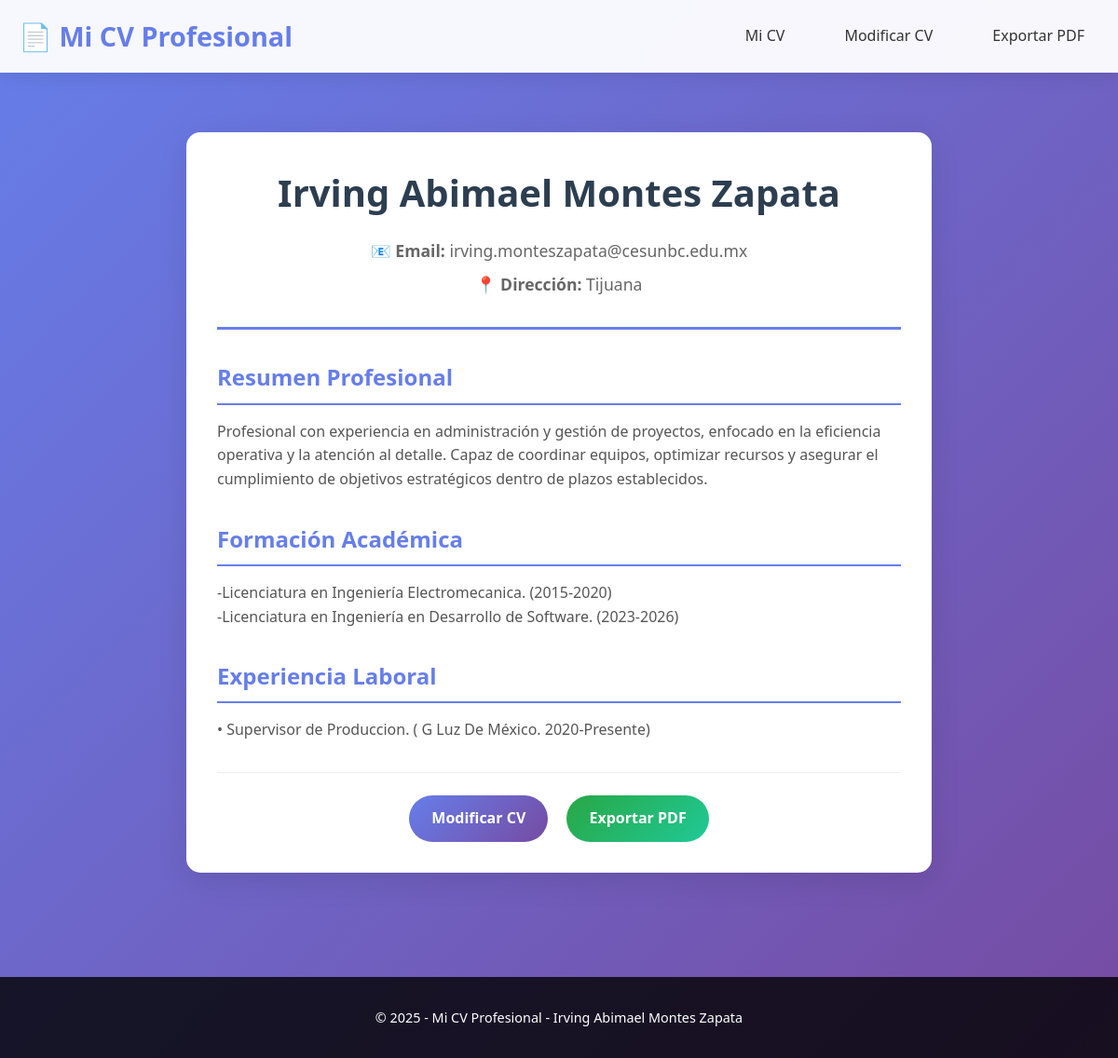
The page / on the database its author committed.
### app/models/cv_model.py (models this page shows, shortened)
class CV(db.Model):
    id = db.Column(db.Integer, primary_key=True)
    full_name = db.Column(db.String(100), nullable=False)
    email = db.Column(db.String(120), nullable=False)
    phone = db.Column(db.String(20))
    address = db.Column(db.String(200))
    education = db.Column(db.Text)
    experience = db.Column(db.Text)
    skills = db.Column(db.Text)
    summary = db.Column(db.Text)
    created_at = db.Column(db.DateTime, default=datetime.utcnow)
    updated_at = db.Column(db.DateTime, default=datetime.utcnow, onupdate=datetime.utcnow)

### app/routes/cv_routes.py (the view)
@cv_bp.route("/")
def mi_cv():
    cv = CV.query.first()  # Solo habrá un CV
    return render_template("mi_cv.html", cv=cv)

### app/templates/mi_cv.html (shortened to what this page needs)
{% extends "layout.html" %}
{% block content %}
<div class="cv-container">
    {% if cv %}
        <div class="cv-preview">
            <div class="cv-header">
                <h1>{{ cv.full_name }}</h1>
                <div class="contact-info">
                    <p><strong>📧 Email:</strong> {{ cv.email }}</p>
                    {% if cv.address %}
                    <p><strong>📍 Dirección:</strong> {{ cv.address }}</p>
                    {% endif %}
                </div>
            </div>
            {% if cv.summary %}
            <div class="cv-section">
                <h2>Resumen Profesional</h2>
                <div class="section-content">{{ cv.summary }}</div>
            </div>
            {% endif %}
            {% if cv.education %}
            <div class="cv-section">
                <h2>Formación Académica</h2>
                <div class="section-content">{{ cv.education }}</div>
            </div>
            {% endif %}
            {% if cv.experience %}
            <div class="cv-section">
                <h2>Experiencia Laboral</h2>
                <div class="section-content">{{ cv.experience }}</div>
            </div>
            {% endif %}
            <div class="cv-actions">
                <a href="{{ url_for('cv.modificar_cv') }}" class="btn">Modificar CV</a>
                <a href="{{ url_for('cv.plantillas') }}" class="btn btn-success">Exportar PDF</a>
            </div>
        </div>
    {% endif %}
</div>
{% endblock %}

### app/templates/layout.html (shortened to what this page needs)
<!DOCTYPE html>
<html lang="es">
<head>
    <link rel="stylesheet" href="{{ url_for('static', filename='css/style.css') }}">
</head>
<body>
    <header>
        <div class="container">
            <div class="nav-container">
                <a href="{{ url_for('cv.mi_cv') }}" class="logo">📄 Mi CV Profesional</a>
                <div class="nav-links">
                    <a href="{{ url_for('cv.mi_cv') }}" class="nav-link">Mi CV</a>
                    <a href="{{ url_for('cv.modificar_cv') }}" class="nav-link">Modificar CV</a>
                    <a href="{{ url_for('cv.plantillas') }}" class="nav-link">Exportar PDF</a>
                </div>
            </div>
        </div>
    </header>
    <main>
        <div class="container">
            {% block content %}{% endblock %}
        </div>
    </main>
    <footer>
        <div class="container">
            <p>&copy; 2025 - Mi CV Profesional - Irving Abimael Montes Zapata</p>
        </div>
    </footer>
</body>
</html>

### app/static/css/style.css (style rules this page uses)
* { margin: 0; padding: 0; box-sizing: border-box; }
body { font-family: 'Segoe UI', Tahoma, Geneva, Verdana, sans-serif; line-height: 1.6; color: #333; background: linear-gradient(135deg, #667eea 0%, #764ba2 100%); min-height: 100vh; }
.container { max-width: 1200px; margin: 0 auto; padding: 0 20px; }
header { background: rgba(255, 255, 255, 0.95); backdrop-filter: blur(10px); box-shadow: 0 2px 20px rgba(0, 0, 0, 0.1); position: sticky; top: 0; z-index: 1000; }
.nav-container { display: flex; justify-content: space-between; align-items: center; padding: 1rem 0; }
.logo { font-size: 1.8rem; font-weight: bold; color: #667eea; text-decoration: none; transition: color 0.3s ease; }
.nav-links { display: flex; gap: 2rem; align-items: center; }
.nav-link { color: #333; text-decoration: none; font-weight: 500; transition: all 0.3s ease; position: relative; padding: 0.5rem 1rem; border-radius: 25px; }
main { padding: 2rem 0; min-height: calc(100vh - 200px); }
.btn { display: inline-block; padding: 12px 24px; background: linear-gradient(135deg, #667eea 0%, #764ba2 100%); color: white; text-decoration: none; border-radius: 25px; font-weight: 600; transition: all 0.3s ease; border: none; cursor: pointer; font-size: 1rem; text-align: center; }
.btn-success { background: linear-gradient(135deg, #28a745 0%, #20c997 100%); }
footer { background: rgba(0, 0, 0, 0.8); color: white; text-align: center; padding: 2rem 0; margin-top: 3rem; }
footer p { margin: 0; font-size: 0.9rem; }

### app/templates/mi_cv.html (style rules this page uses)
.cv-container { max-width: 800px; margin: 0 auto; padding: 2rem 0; }
.cv-preview { background: white; border-radius: 15px; padding: 2rem; box-shadow: 0 8px 32px rgba(0, 0, 0, 0.1); border: 1px solid rgba(255, 255, 255, 0.2); }
.cv-header { text-align: center; margin-bottom: 2rem; padding-bottom: 1.5rem; border-bottom: 3px solid #667eea; }
.cv-header h1 { font-size: 2.5rem; color: #2c3e50; margin-bottom: 1rem; }
.contact-info { color: #666; font-size: 1.1rem; }
.contact-info p { margin: 0.5rem 0; }
.cv-section { margin-bottom: 2rem; }
.cv-section h2 { color: #667eea; font-size: 1.5rem; margin-bottom: 1rem; padding-bottom: 0.5rem; border-bottom: 2px solid #667eea; }
.section-content { white-space: pre-line; line-height: 1.6; color: #555; font-size: 1rem; }
.cv-actions { text-align: center; margin-top: 2rem; padding-top: 1.5rem; border-top: 1px solid #eee; }
.cv-actions .btn { margin: 0 0.5rem; }

### rows shown on the page
CV: full_name "Irving Abimael Montes Zapata", email "irving.monteszapata@cesunbc.edu.mx", address "Tijuana", summary "Profesional con experiencia en administración y gestión de proyectos, enfocado en la eficiencia operativa y la atención al detalle. Capaz de coordinar equipos, optimizar recursos y asegurar el cumplimiento de objetivos estratégicos dentro de plazos establecidos.", education "-Licenciatura en Ingeniería Electromecanica. (2015-2020) -Licenciatura en Ingeniería en Desarrollo de Software. (2023-2026)", experience "• Supervisor de Produccion. ( G Luz De México. 2020-Presente)"
